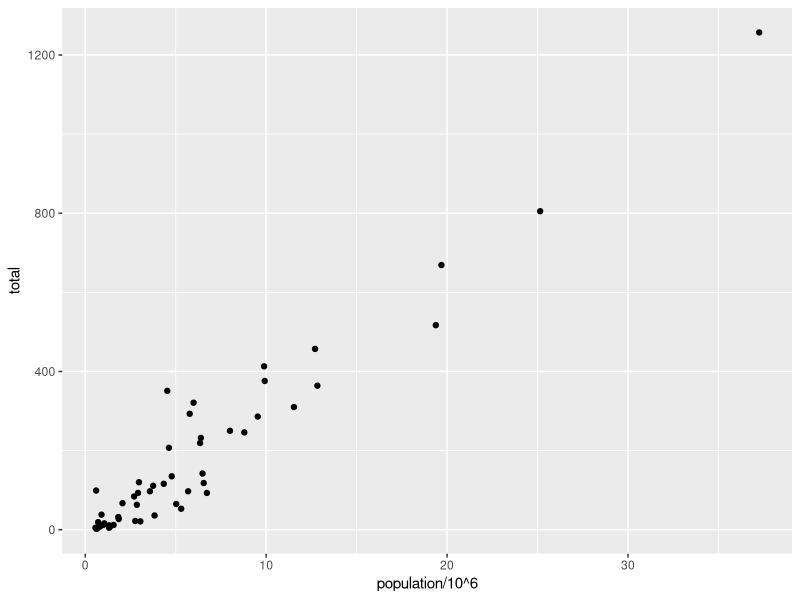
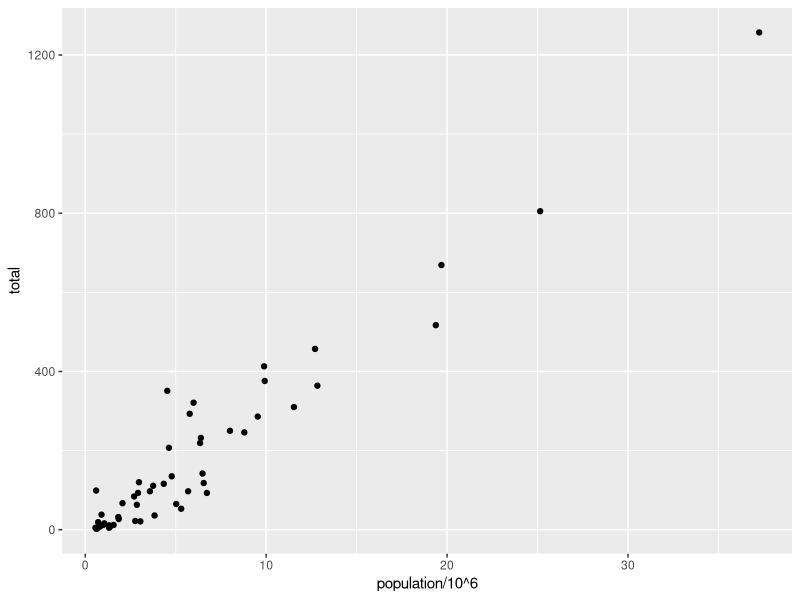
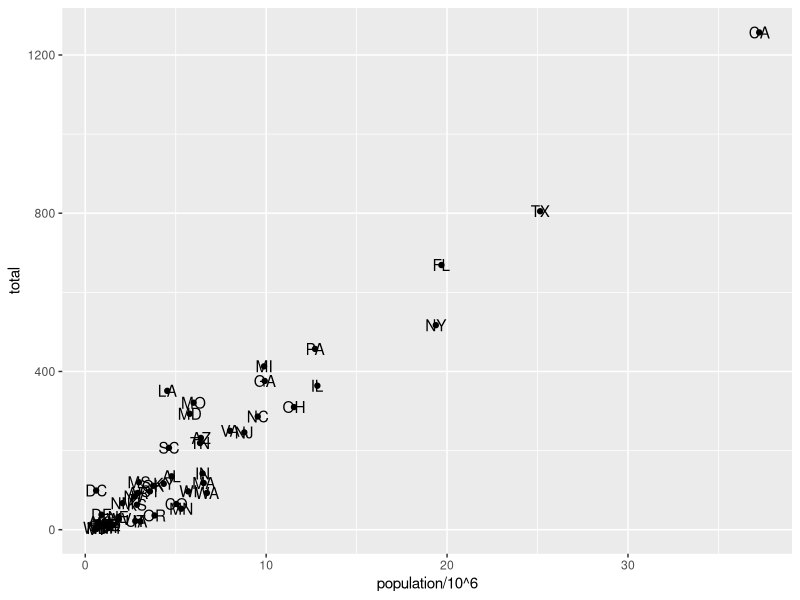

Write R code to recreate these figures, in order. (Note: this script raises an error after producing the figures.)
### Author: WeilianMuchen
### 2 Customizing Plots

## Layers
# Code: Adding layers to a plot
library(tidyverse)
library(dslabs)
data(murders)

murders %>% ggplot() +
  geom_point(aes(x = population/10^6, y = total))

# add points layer to predefined ggplot object
p <- ggplot(data = murders)
p + geom_point(aes(population/10^6, total))

# add text layer to scatterplot
p + geom_point(aes(population/10^6, total)) +
  geom_text(aes(population/10^6, total, label = abb))

# Code: Example of aes behavior
# no error from this call
p_test <- p + geom_text(aes(population/10^6, total, label = abb))

# error - "abb" is not a globally defined variable and cannot be found outside of aes
p_test <- p + geom_text(aes(population/10^6, total), label = abb)

## Tinkering
# change the size of the points
p + geom_point(aes(population/10^6, total), size = 3) +
  geom_text(aes(population/10^6, total, label = abb))

# move text labels slightly to the right
p + geom_point(aes(population/10^6, total), size = 3) +
  geom_text(aes(population/10^6, total, label = abb), nudge_x = 1)

# simplify code by adding global aesthetic
p <- murders %>% ggplot(aes(population/10^6, total, label = abb))
p + geom_point(size = 3) +
  geom_text(nudge_x = 1.5)

# local aesthetics override global aesthetics
p + geom_point(size = 3) +
  geom_text(aes(x = 10, y = 800, label = "Hello there!"))

## Scales, Labels, and Colors
# Code: Log-scale the x- and y-axis
# define p
library(tidyverse)
library(dslabs)
data(murders)
p <- murders %>% ggplot(aes(population/10^6, total, label = abb))

# log base 10 scale the x-axis and y-axis
p + geom_point(size = 3) +
  geom_text(nudge_x = 0.05) +
  scale_x_continuous(trans = "log10") +
  scale_y_continuous(trans = "log10")

# efficient log scaling of the axes
p + geom_point(size = 3) +
  geom_text(nudge_x = 0.075) +
  scale_x_log10() +
  scale_y_log10()

# Code: Add labels and title
p + geom_point(size = 3) +
  geom_text(nudge_x = 0.075) +
  scale_x_log10() +
  scale_y_log10() +
  xlab("Population in millions (log scale)") +
  ylab("Total number of murders (log scale)") +
  ggtitle("US Gun Murders in 2010")

# Code: Change color of the points
# redefine p to be everything except the points layer
p <- murders %>%
  ggplot(aes(population/10^6, total, label = abb)) +
  geom_text(nudge_x = 0.075) +
  scale_x_log10() +
  scale_y_log10() +
  xlab("Population in millions (log scale)") +
  ylab("Total number of murders (log scale)") +
  ggtitle("US Gun Murders in 2010")

# make all points blue
p + geom_point(size = 3, color = "blue")

# color points by region
p + geom_point(aes(col = region), size = 3)

#Code: Add a line with average murder rate
# define average murder rate
r <- murders %>%
  summarize(rate = sum(total) / sum(population) * 10^6) %>%
  pull(rate)

# basic line with average murder rate for the country
p + geom_point(aes(col = region), size = 3) +
  geom_abline(intercept = log10(r))    # slope is default of 1

# change line to dashed and dark grey, line under points
p + geom_abline(intercept = log10(r), lty = 2, color = "darkgrey") +
  geom_point(aes(col = region), size = 3)

# Code: Change legend title
p <- p + scale_color_discrete(name = "Region")    # capitalize legend title


## Add-on Packages
# Code: Adding themes
# theme used for graphs in the textbook and course
library(dslabs)
ds_theme_set()

# themes from ggthemes
library(ggthemes)
p + theme_economist()    # style of the Economist magazine
p + theme_fivethirtyeight()    # style of the FiveThirtyEight website

# Code: Putting it all together to assemble the plot
# load libraries
library(tidyverse)
library(ggrepel)
library(ggthemes)
library(dslabs)
data(murders)

# define the intercept
r <- murders %>%
  summarize(rate = sum(total) / sum(population) * 10^6) %>%
  .$rate

# make the plot, combining all elements
murders %>%
  ggplot(aes(population/10^6, total, label = abb)) +
  geom_abline(intercept = log10(r), lty = 2, color = "darkgrey") +
  geom_point(aes(col = region), size = 3) +
  geom_text_repel() +
  scale_x_log10() +
  scale_y_log10() +
  xlab("Population in millions (log scale)") +
  ylab("Total number of murders (log scale)") +
  ggtitle("US Gun Murders in 2010") +
  scale_color_discrete(name = "Region") +
  theme_economist()

## Other Examples
# Code: Histograms in ggplot2
# load heights data
library(tidyverse)
library(dslabs)
data(heights)

# define p
p <- heights %>%
  filter(sex == "Male") %>%
  ggplot(aes(x = height))

# basic histograms
p + geom_histogram()
p + geom_histogram(binwidth = 1)

# histogram with blue fill, black outline, labels and title
p + geom_histogram(binwidth = 1, fill = "blue", col = "black") +
  xlab("Male heights in inches") +
  ggtitle("Histogram")

# Code: Smooth density plots in ggplot2
p + geom_density()
p + geom_density(fill = "blue")

# Code: Quantile-quantile plots in ggplot2
# basic QQ-plot
p <- heights %>% filter(sex == "Male") %>%
  ggplot(aes(sample = height))
p + geom_qq()

# QQ-plot against a normal distribution with same mean/sd as data
params <- heights %>%
  filter(sex == "Male") %>%
  summarize(mean = mean(height), sd = sd(height))
p + geom_qq(dparams = params) +
  geom_abline()

# QQ-plot of scaled data against the standard normal distribution
heights %>%
  ggplot(aes(sample = scale(height))) +
  geom_qq() +
  geom_abline()

# Code: Grids of plots with the gridExtra package
# define plots p1, p2, p3
p <- heights %>% filter(sex == "Male") %>% ggplot(aes(x = height))
p1 <- p + geom_histogram(binwidth = 1, fill = "blue", col = "black")
p2 <- p + geom_histogram(binwidth = 2, fill = "blue", col = "black")
p3 <- p + geom_histogram(binwidth = 3, fill = "blue", col = "black")

# arrange plots next to each other in 1 row, 3 columns
library(gridExtra)
grid.arrange(p1, p2, p3, ncol = 3)

## Assessment: Introduction to ggplot2
# Exercise 1. ggplot2 basics
# What is the class of the object p?
library(dplyr)
library(ggplot2)
library(dslabs)
data(heights)
data(murders)
p <- ggplot(murders)
class(p)

# Exercise 3. Pipes
# Using the pipe %>%, create an object p associated with the heights dataset instead of with the murders dataset as in previous exercises.
data(heights)
p <- heights %>% ggplot()

# Exercise 5. geom_point 1
# Fill out the sample code with the correct variable names to plot total murders versus population size.
murders %>% ggplot(aes(x = population, y = total)) +
  geom_point()

# Exercise 6. geom_point 2
# Remake the plot but flip the axes so that total is on the x-axis and population is on the y-axis.
murders %>% ggplot(aes(total, population)) +
  geom_point()

# Exercise 8. geom_point text
# Rewrite the code from the previous exercise to:
# add a label aesthetic to aes equal to the state abbreviation
# use geom_label instead of geom_point
library(dplyr)
library(ggplot2)
library(dslabs)
data(heights)
data(murders)
murders %>% ggplot(aes(population, total, label = abb)) +
  geom_label()

# Exercise 10. geom_point colors 2
# Rewrite the code above to make the labels blue by adding an argument to geom_label.
# You do not need to put the color argument inside of an aes col.
# Note that the grader expects you to use the argument color instead of col; these are equivalent.
library(dplyr)
library(ggplot2)
library(dslabs)
data(murders)
murders %>% ggplot(aes(population, total, label = abb)) +
  geom_label(color = "blue")

# Exercise 12. geom_label colors
# Rewrite the code above to make the label color correspond to the state's region. Because this is a mapping, you will have to do this through the aes function. Use the existing aes function inside of the ggplot function.
murders %>% ggplot(aes(population, total, label = abb, color = region)) +
  geom_label()

# Exercise 13. Log-scale
# Change both axes to be in the log scale on a single graph. Make sure you do not redefine p - just add the appropriate layers.
p<- murders %>% ggplot(aes(population, total, label = abb, color = region)) + geom_label()
p + scale_x_log10() + scale_y_log10()

# Exercise 14. Titles
# Edit the code above to add the title "Gun murder data" to the plot.
p<- murders %>% ggplot(aes(population, total, label = abb, color = region)) +
  geom_label()
p + scale_x_log10() +
  scale_y_log10() + 
  ggtitle("Gun murder data")

# Exercise 16. A second example
# Create a ggplot object called p using the pipe to assign the heights data to a ggplot object.
# Assign height to the x values through the aes function.
library(dplyr)
library(ggplot2)
library(dslabs)
data(heights)
p <- heights %>% 
  ggplot(aes(height))

# Exercise 17. Histograms 2
# Add a layer to the object p (created in the previous exercise) using the geom_histogram function to make the histogram.
p <- heights %>% 
  ggplot(aes(height))
p + geom_histogram()

# Exercise 18. Histogram binwidth
# Use the binwidth argument to change the histogram made in the previous exercise to use bins of size 1 inch.
p <- heights %>% 
  ggplot(aes(height))
p + geom_histogram(binwidth = 1)

# Exercise 19. Smooth density plot
# Add the appropriate layer to create a smooth density plot of heights.
heights %>% 
  ggplot(aes(height)) + 
  geom_density()

# Exercise 20. Two smooth density plots
# heights %>% 
ggplot(aes(height, group = sex)) + 
  geom_density()

# Exercise 21. Two smooth density plots 2
# Change the density plots from the previous exercise to add color.
heights %>% 
  ggplot(aes(height, color = sex)) + 
  geom_density() 

# Exercise 22. Two smooth density plots 3
# Set the alpha parameter to 0.2 in the geom_density function to make this change.
heights %>% 
  ggplot(aes(height, fill = sex)) + 
  geom_density(alpha = 0.2)
